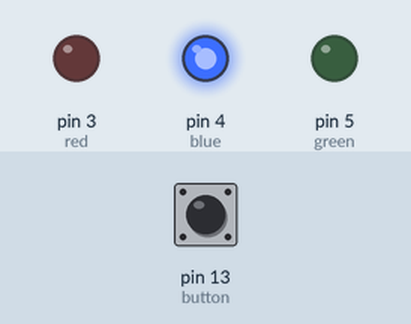
Simulated run of this sketch. Board: Arduino Uno, built with avr-gcc and run on an emulated ATmega328P. Parts: output pins drawn as LEDs (lit = HIGH). The test bench sets the inputs (shaded band); at power-on: pin 13 (button) LOW.

Above: at 1.2 s.
1.3 s: pin 13 (button) pulled HIGH for 0.15 s
At 1.6 s:
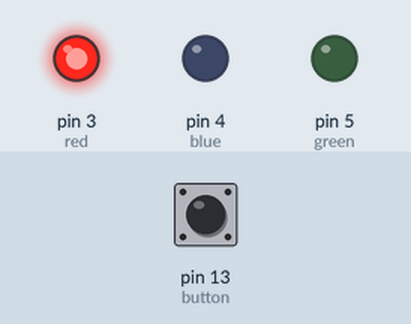
Timing chart, 0 to 23.1 s (numbered marks = the images above; inputs shaded):
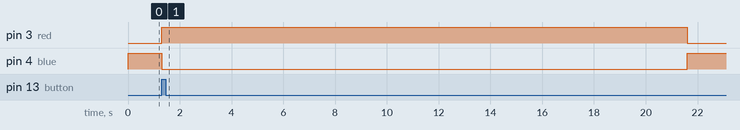

Measured:
- after the input at 1.3 s, pin 3 (red): LOW → HIGH at once, → LOW 20.3 s later; pin 4 (blue): HIGH → LOW at once, → HIGH 20.3 s later

The sketch:

room_booking_demo.ino
```cpp
int last_state = 0;
int pressed    = 0;
int wait       = 200;

int button     = 13;
int red        = 3;
int blue       = 4;
int green      = 5;

void setup(){
  pinMode(button, INPUT);
  pinMode(red, OUTPUT);
  pinMode(blue, OUTPUT);
  pinMode(green, OUTPUT);
  turnOn(blue);
}

void loop(){
  if (buttonChanged()){
    pendingRoom();
  }else if (pressed){
    if (wait<1){
      resetRoom();
    }else {
      wait--;
    }
  }
  delay(100);
}

void pendingRoom(){
  pressed = 1;
  wait    = 200;
  turnOff(blue);
  turnOn(red);
}

void resetRoom(){
  pressed = 0;
  wait    = 200;
  turnOff(red);
  turnOn(blue);
}

boolean buttonChanged(){
  if (digitalRead(button) != last_state){
    last_state = digitalRead(button);
    return true;
  }
  return false;
}

void turnOn(int pin){
  digitalWrite(pin, HIGH);
}

void turnOff(int pin){
  digitalWrite(pin, LOW);
}
```
